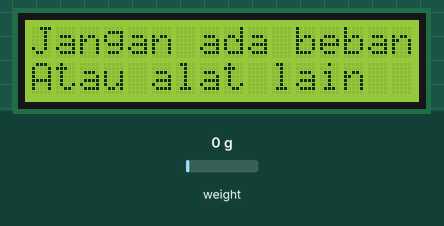
The sketch below on a simulated Arduino Uno, built with avr-gcc and run on an emulated ATmega328P. On the bench: 16×2 character LCD. The inputs (shaded band) are chosen by the test bench; at power-on: weight on the scale 0 g. No radio packets arrive unless stated; what the sketch prints to the serial monitor is not drawn.

Above: at 4.3 s.
At 9.0 s:
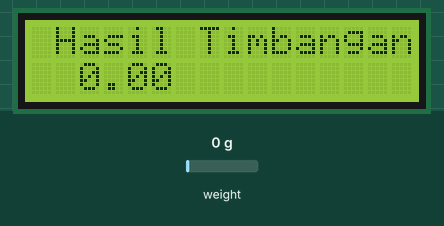
9.1 s: weight on the scale set to 2500 g
At 10.1 s:
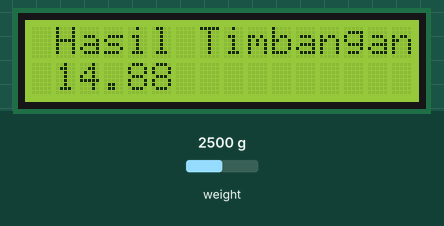
11.1 s: weight on the scale set to 100 g
At 12.6 s:
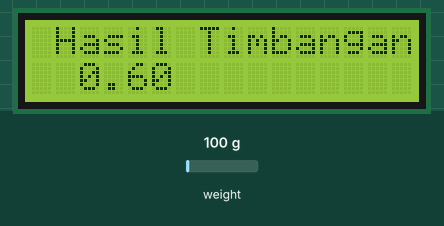
13.6 s: weight on the scale set to 1250 g
At 15.2 s:
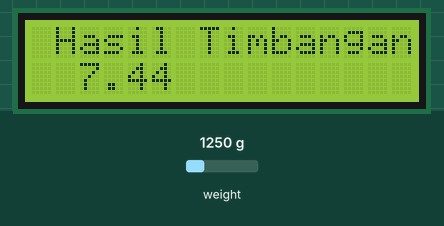
Timing chart, 0 to 16.7 s (numbered marks = the images above; inputs shaded):
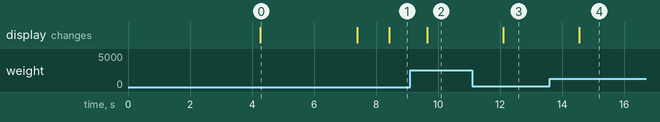

Measured:
- after the input at 9.1 s, the display: changes after 0.55 s (image 2)
- after the input at 11.1 s, the display: changes after 1.0 s (image 3)
- after the input at 13.6 s, the display: changes after 0.95 s (image 4)
- what the display in image 0 shows lasts 3.1 s, from 4.3 s to 7.4 s

The sketch:

solved_HX711_full_kilo_gram_lcd.ino
```cpp
// (licence header left out)
#include "HX711.h"


// HX711 circuit wiring
const int LOADCELL_DOUT_PIN = 2;
const int LOADCELL_SCK_PIN = 3;
HX711 scale;


/*************** wireless **********/
#include <SPI.h>
#include <nRF24L01.h>
#include <RF24.h>
RF24 radio(9, 10); // CE, CSN
const byte address[6] = "00001";     //Byte of array representing the address. This is the address where we will send the data. This should be same on the receiving side.
/*************** wireless **********/


/****************** lcd ***************/
#include <Wire.h>
#include <LiquidCrystal_I2C.h>
//I2C pins declaration
LiquidCrystal_I2C lcd(0x3F, 2, 1, 0, 4, 5, 6, 7, 3, POSITIVE);
/***************** lcd *****************/

void setup() {

  /************** wireless ***********/
    radio.begin();                  //Starting the Wireless communication
    radio.setAutoAck(false);
    radio.openWritingPipe(address); //Setting the address where we will send the data
    radio.setPALevel(RF24_PA_MIN);  //You can set it as minimum or maximum depending on the distance between the transmitter and receiver.
    //radio.setPALevel(RF24_PA_MAX);  //You can set it as minimum or maximum depending on the distance between the transmitter and receiver.
    radio.stopListening();          //This sets the module as transmitter

  const char welcome[8]="1=OK";
    radio.write(&welcome, sizeof(welcome));
  /************** wireless ***********/


/**************** lcd ***********/
lcd.begin(16,2);//Defining 16 columns and 2 rows of lcd display
lcd.backlight();//To Power ON the back light
//lcd.backlight();// To Power OFF the back light

lcd.setCursor(0,0); //Defining positon to write from first row,first column .
lcd.print(" Damanik Kolam "); //You can write 16 Characters per line .
lcd.setCursor(0,1); //Defining positon to write from first row,first column .
lcd.print("Timbangan 1=OK "); //You can write 16 Characters per line .

/**************** lcd ************/


  Serial.begin(9600);
  Serial.println("HX711 Demo");

  Serial.println("Initializing the scale");

lcd.clear();
lcd.setCursor(0,0); //Defining positon to write from first row,first column .
lcd.print("Mengatur Skala..."); //You can write 16 Characters per line .
lcd.setCursor(0,1); //Defining positon to write from first row,first column .
lcd.print("Otomatis... "); //You can write 16 Characters per line .

  // Initialize library with data output pin, clock input pin and gain factor.
  // Channel selection is made by passing the appropriate gain:
  // - With a gain factor of 64 or 128, channel A is selected
  // - With a gain factor of 32, channel B is selected
  // By omitting the gain factor parameter, the library
  // default "128" (Channel A) is used here.
  scale.begin(LOADCELL_DOUT_PIN, LOADCELL_SCK_PIN);

  Serial.println("Before setting up the scale:");
  Serial.print("read: \t\t");
  Serial.println(scale.read());			// print a raw reading from the ADC

  Serial.print("read average: \t\t");
  Serial.println(scale.read_average(20));  	// print the average of 20 readings from the ADC

  Serial.print("get value: \t\t");
  Serial.println(scale.get_value(5));		// print the average of 5 readings from the ADC minus the tare weight (not set yet)

  Serial.print("get units: \t\t");
  Serial.println(scale.get_units(5), 1);	// print the average of 5 readings from the ADC minus tare weight (not set) divided
						// by the SCALE parameter (not set yet)

  scale.set_scale(2280.f);                      // this value is obtained by calibrating the scale with known weights; see the README for details
  scale.tare();				        // reset the scale to 0

  Serial.println("After setting up the scale:");


lcd.clear();
lcd.setCursor(0,0); //Defining positon to write from first row,first column .
lcd.print("Jangan ada beban..."); //You can write 16 Characters per line .
lcd.setCursor(0,1); //Defining positon to write from first row,first column .
lcd.print("Atau alat lain"); //You can write 16 Characters per line .


  Serial.print("read: \t\t");
  Serial.println(scale.read());                 // print a raw reading from the ADC

  Serial.print("read average: \t\t");
  Serial.println(scale.read_average(20));       // print the average of 20 readings from the ADC

  Serial.print("get value: \t\t");
  Serial.println(scale.get_value(5));		// print the average of 5 readings from the ADC minus the tare weight, set with tare()

  Serial.print("get units: \t\t");
  Serial.println(scale.get_units(5), 1);        // print the average of 5 readings from the ADC minus tare weight, divided
						// by the SCALE parameter set with set_scale

  Serial.println("GO");


lcd.clear();
lcd.setCursor(0,0); //Defining positon to write from first row,first column .
lcd.print("  Go... "); //You can write 16 Characters per line .
lcd.setCursor(0,1); //Defining positon to write from first row,first column .
lcd.print(" Mulai ... "); //You can write 16 Characters per line .

  const char ready[8]="GO";
  radio.write(&ready, sizeof(ready));
  lcd.clear();//Clean the screen
}

void loop() {
  /*
  Serial.print("one reading:\t");
  Serial.print(scale.get_units(), 1);
  Serial.print("\t| average:\t");
  Serial.println(scale.get_units(10), 2);
*/

float a = scale.get_units(10)/168;
float b = a * 1000;
float c = b/1000;
Serial.print(c); //scale.get_units() returns a float

// c akan dikirim
Serial.println(" kg");

/******** wireless ******/
const char text[8];
dtostrf(c, 6, 2, text); // Leave room for too large numbers!

radio.write(&text, sizeof(text));
//radio.write(&c, sizeof(c));

Serial.println(text);
/********** wireless *********/


/************* lcd ************/
lcd.setCursor(0,0);
lcd.print(" Hasil Timbangan, ");
lcd.setCursor(0,1);
lcd.print(text);
/************ lcd **************/

  scale.power_down();			        // put the ADC in sleep mode
  delay(200);
  scale.power_up();


}
```
